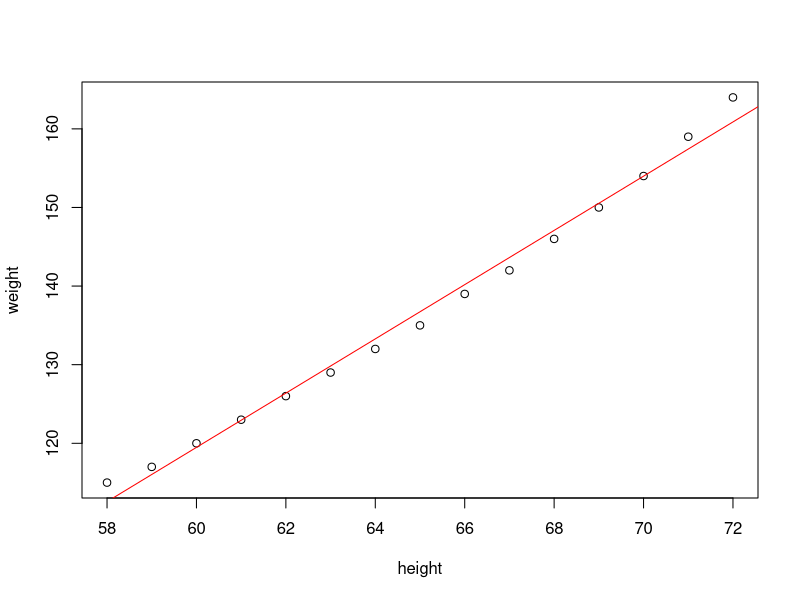
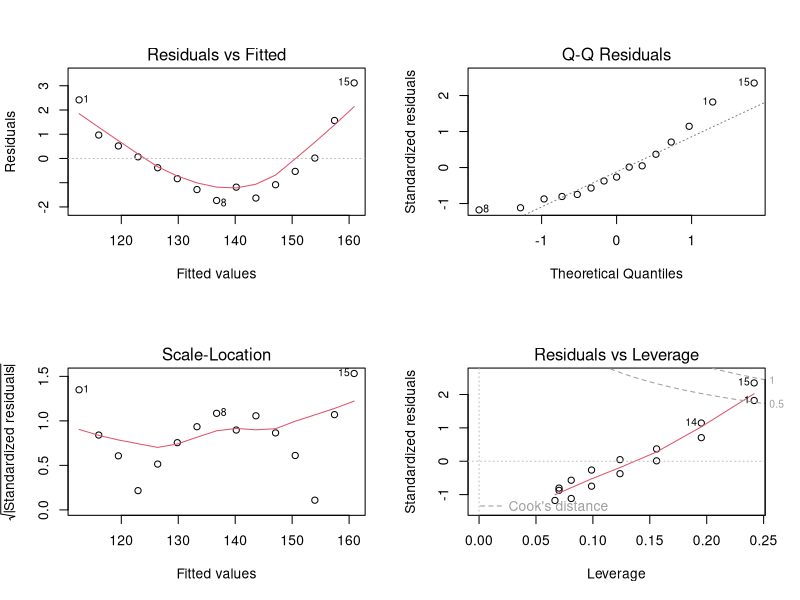

Here is the R script that generated these plots, in order:
# 단순 선형회귀 모델 : 미국 여성 키, 몸무게 데이터 사용
women #    height weight
      # 1      58    115
      # 2      59    117
      # 3      60    120
      # 4      61    123
      # 5      62    126
      # 6      63    129
      # 7      64    132
      # 8      65    135
      # 9      66    139
      # 10     67    142
      # 11     68    146
      # 12     69    150
      # 13     70    154
      # 14     71    159
      # 15     72    164
cor(women$height, women$weight) # 0.9954948 // 상관관계
plot(weight ~ height, data=women)

mfit <- lm(weight ~ height, data=women)
mfit # Call:
     # lm(formula = weight ~ height, data = women)
     # 
     # Coefficients:
     # (Intercept)       height  
     #      -87.52         3.45  
abline(mfit, col='red') # 추세선 
summary(mfit) # 요약통계량
# y = 3.45000 * x + -87.51667 // 예측값 구하는 식
y = 3.45000 * 58 + -87.51667
cat('예측 몸무게 : ', y) # 몸무게가 58키로이면 키가  112.5833

y = predict(mfit, data.frame(height = c(55, 60, 65, 78)))
cat('예측 몸무게 : ', y) # 예측 몸무게 :  102.2333 119.4833 136.7333 181.5833

rsq = cor(women$height, women$weight) ** 2
cat('r_squared : ', rsq) # r_squared :  0.9910098


# 회귀분석모형의 적절성을 위한 조건 : 아래의 조건 위배 시에는 변수 제거나 조정을 신중히 고려해야 함.
# 1) 정규성 : 독립변수들의 잔차항이 정규분포를 따라야 한다.
# 2) 독립성 : 독립변수들 간의 값이 서로 관련성이 없어야 한다.
# 3) 선형성 : 독립변수의 변화에 따라 종속변수도 변화하나 일정한 패턴을 가지면 좋지 않다.
# 4) 등분산성 : 독립변수들의 오차(잔차)의 분산은 일정해야 한다. 특정한 패턴 없이 고르게 분포되어야 한다.
# 5) 다중공선성 : 독립변수들 간에 강한 상관관계로 인한 문제가 발생하지 않아야 한다.
# 예) 나이와 학년이 신체 구조에 미치는 영향(교집합이 매우 커 다중공선성 우려)

par(mfrow=c(2, 2))
plot(mfit)

